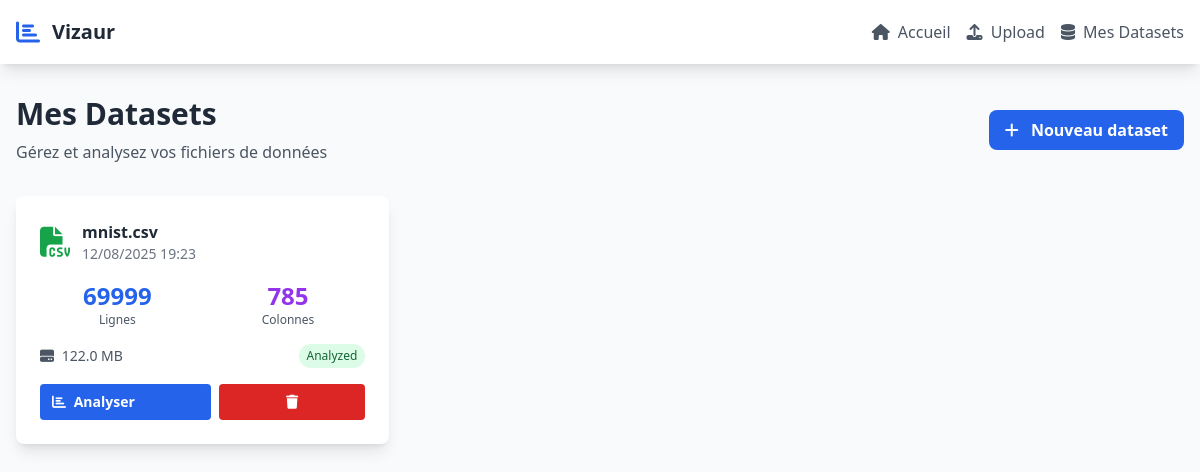
Page /datasets/ on the earlier database version.
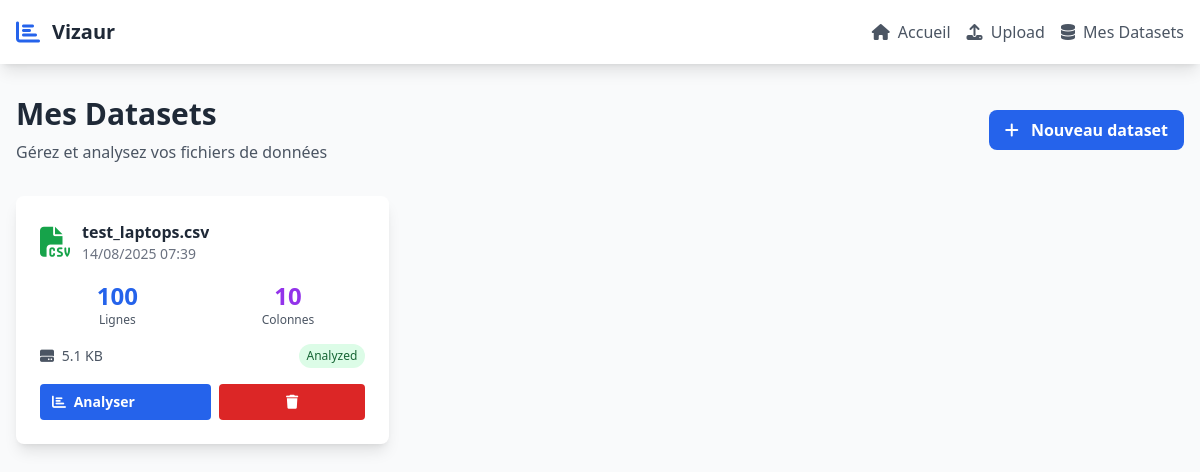
Same page on the later database version.
### eda_app/models.py (models this page shows, shortened)
class Dataset(models.Model):
    name = models.CharField(max_length=200)
    file_path = models.CharField(max_length=500)
    size = models.IntegerField()
    upload_date = models.DateTimeField(default=timezone.now)
    num_rows = models.IntegerField(null=True, blank=True)
    num_columns = models.IntegerField(null=True, blank=True)
    status = models.CharField(max_length=50, default='uploaded')

### eda_app/views.py (the view)
# urls.py: path('datasets/', views.dataset_list, name='dataset_list'),
def dataset_list(request):
    datasets = Dataset.objects.all().order_by('-upload_date')
    return render(request, 'eda_app/dataset_list.html', {'datasets': datasets})

### eda_app/templates/eda_app/dataset_list.html (shortened to what this page needs)
{% extends 'eda_app/base.html' %}
{% block content %}
<div class="flex justify-between items-center mb-8">
    <div>
        <h2 class="text-3xl font-bold text-gray-800">Mes Datasets</h2>
        <p class="text-gray-600 mt-2">Gérez et analysez vos fichiers de données</p>
    </div>
    <a href="{% url 'upload_dataset' %}" class="bg-blue-600 hover:bg-blue-700 text-white font-bold py-2 px-4 rounded-lg transition duration-300">
        <i class="fas fa-plus mr-2"></i>
        Nouveau dataset
    </a>
</div>
{% if datasets %}
    <div class="grid md:grid-cols-2 lg:grid-cols-3 gap-6">
        {% for dataset in datasets %}
        <div class="bg-white rounded-lg shadow-lg overflow-hidden hover:shadow-xl transition duration-300">
            <div class="p-6">
                <div class="flex items-center mb-4">
                    {% if dataset.name|slice:"-4:" == ".csv" %}
                        <i class="fas fa-file-csv text-3xl text-green-600 mr-3"></i>
                    {% else %}
                        <i class="fas fa-file-excel text-3xl text-green-700 mr-3"></i>
                    {% endif %}
                    <div>
                        <h3 class="font-bold text-gray-800 truncate">{{ dataset.name }}</h3>
                        <p class="text-sm text-gray-500">{{ dataset.upload_date|date:"d/m/Y H:i" }}</p>
                    </div>
                </div>
                <div class="grid grid-cols-2 gap-4 mb-4">
                    <div class="text-center">
                        <p class="text-2xl font-bold text-blue-600">
                            {% if dataset.num_rows %}{{ dataset.num_rows }}{% else %}--{% endif %}
                        </p>
                        <p class="text-xs text-gray-600">Lignes</p>
                    </div>
                    <div class="text-center">
                        <p class="text-2xl font-bold text-purple-600">
                            {% if dataset.num_columns %}{{ dataset.num_columns }}{% else %}--{% endif %}
                        </p>
                        <p class="text-xs text-gray-600">Colonnes</p>
                    </div>
                </div>
                <div class="flex items-center justify-between mb-4">
                    <span class="text-sm text-gray-600">
                        <i class="fas fa-hdd mr-1"></i>
                        {% if dataset.size %}
                            {{ dataset.size|filesizeformat }}
                        {% else %}
                            Taille inconnue
                        {% endif %}
                    </span>
                    <span class="px-2 py-1 bg-green-100 text-green-800 text-xs rounded-full">
                        {{ dataset.status|title }}
                    </span>
                </div>
                <div class="flex space-x-2">
                    <a href="{% url 'dataset_overview' dataset.id %}" class="flex-1 bg-blue-600 hover:bg-blue-700 text-white font-bold py-2 px-3 rounded text-sm transition duration-300">
                        <i class="fas fa-chart-bar mr-1"></i>
                        Analyser
                    </a>
                    <form method="post" action="{% url 'delete_dataset' dataset.id %}" onsubmit="return confirm('Supprimer le dataset {{ dataset.name }} ?');" style="flex:1;">
                        <button type="submit" class="bg-red-600 hover:bg-red-700 text-white font-bold py-2 px-3 rounded text-sm transition duration-300 w-full">
                            <i class="fas fa-trash"></i>
                        </button>
                    </form>
                </div>
            </div>
        </div>
        {% endfor %}
    </div>
{% endif %}
{% endblock %}

### eda_app/templates/eda_app/base.html (shortened to what this page needs)
<!DOCTYPE html>
<html lang="fr">
<head>
    <script src="https://cdn.tailwindcss.com"></script>
    <link rel="stylesheet" href="https://cdnjs.cloudflare.com/ajax/libs/font-awesome/6.4.0/css/all.min.css">
</head>
<body class="bg-gray-50 min-h-screen">
    <nav class="bg-white shadow-lg">
        <div class="max-w-7xl mx-auto px-4">
            <div class="flex justify-between items-center py-4">
                <div class="flex items-center">
                    <i class="fas fa-chart-bar text-blue-600 text-2xl mr-3"></i>
                    <h1 class="text-xl font-bold text-gray-800">Vizaur</h1>
                </div>
                <div class="flex space-x-4">
                    <a href="{% url 'home' %}" class="text-gray-600 hover:text-blue-600 transition">
                        <i class="fas fa-home mr-1"></i> Accueil
                    </a>
                    <a href="{% url 'upload_dataset' %}" class="text-gray-600 hover:text-blue-600 transition">
                        <i class="fas fa-upload mr-1"></i> Upload
                    </a>
                    <a href="{% url 'dataset_list' %}" class="text-gray-600 hover:text-blue-600 transition">
                        <i class="fas fa-database mr-1"></i> Mes Datasets
                    </a>
                </div>
            </div>
        </div>
    </nav>
    <main class="max-w-7xl mx-auto px-4 py-8">
        {% block content %}
        {% endblock %}
    </main>
</body>
</html>

Differences in the rows shown:
removed Dataset: name "mnist.csv", upload_date "12/08/2025 19:23", num_rows "69999", num_columns "785", size|filesizeformat "122.0 MB", status "Analyzed"
added Dataset: name "test_laptops.csv", upload_date "14/08/2025 07:39", num_rows "100", num_columns "10", size|filesizeformat "5.1 KB", status "Analyzed"
